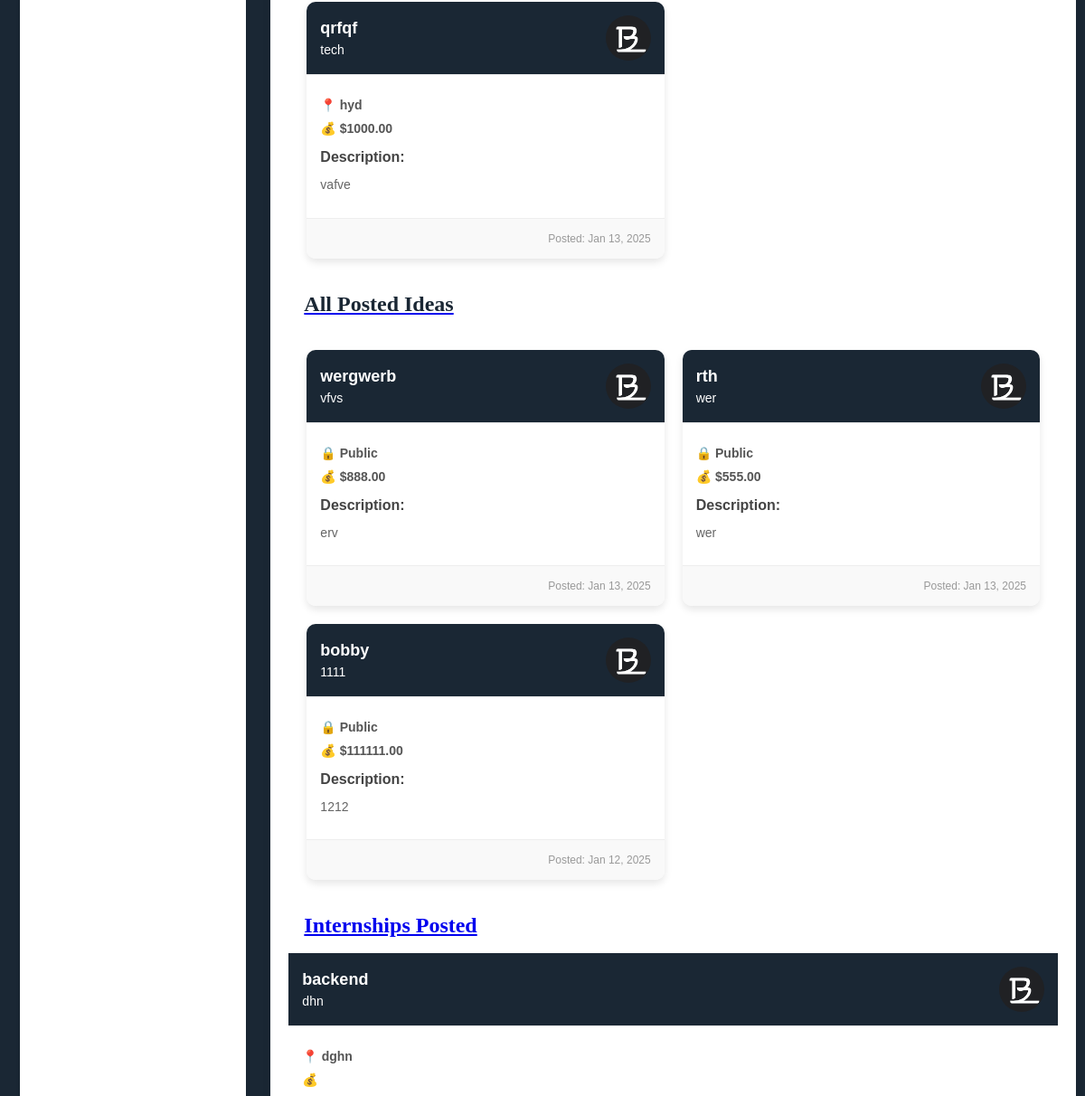
The page /company/dashboard/myportfolio/ (signed in, middle part) on the database as committed earlier.
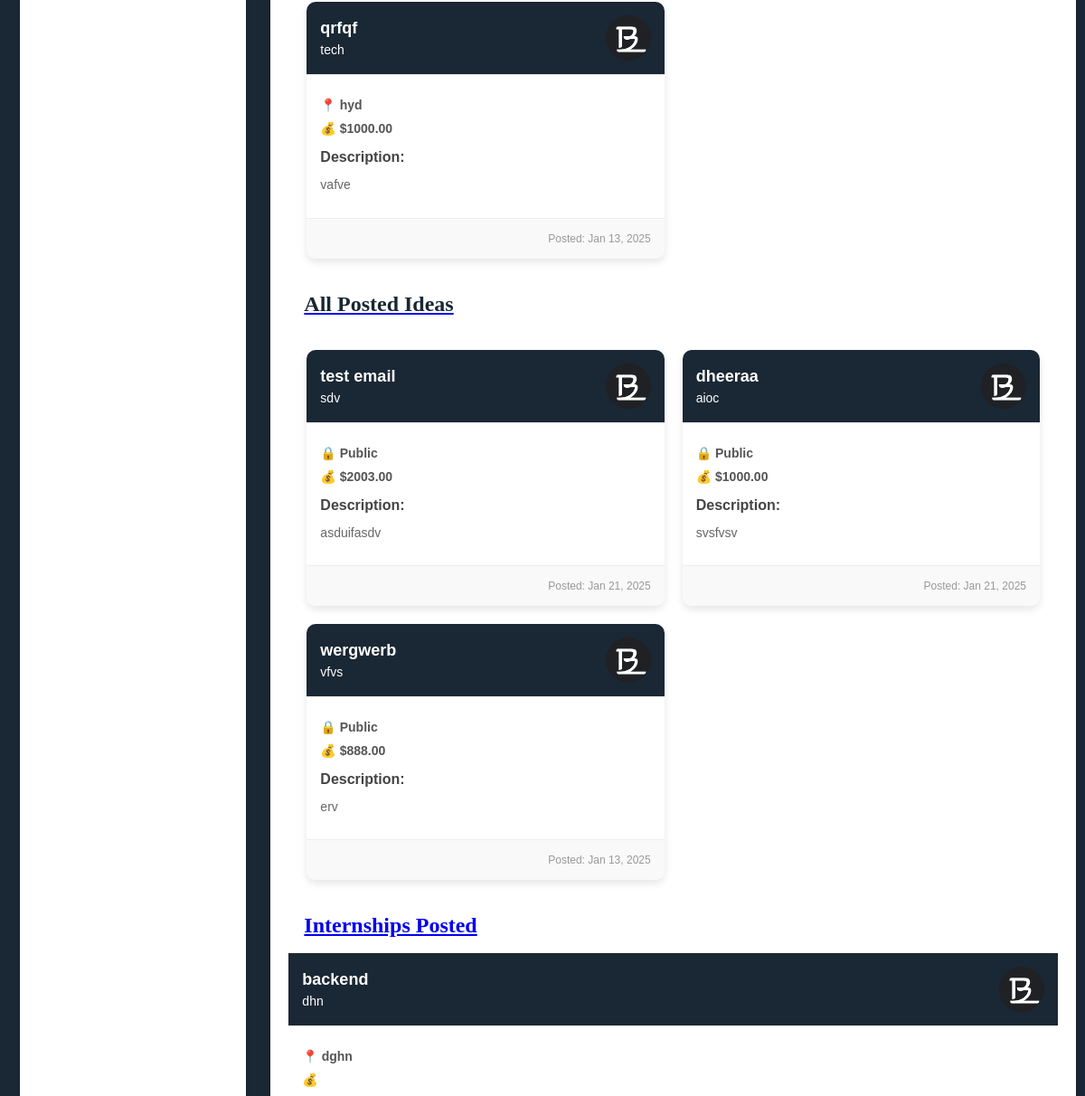
The same page on the database as committed later.
### users/models.py (models this page shows, shortened)
class Project(models.Model):
    company = models.ForeignKey(settings.AUTH_USER_MODEL, on_delete=models.CASCADE)
    title = models.CharField(max_length=200)
    description = models.TextField()
    project_type = models.CharField(max_length=100)
    industry = models.CharField(max_length=100)
    budget = models.DecimalField(max_digits=15, decimal_places=2)
    timeline = models.DateField()
    location = models.CharField(max_length=200, blank=True, null=True)
    expertise_required = models.TextField()
    payment_terms = models.TextField()
    nda_required = models.BooleanField(default=False)
    confidentiality_required = models.BooleanField(default=False)
    ip_rights_required = models.BooleanField(default=False)
    custom_field = models.CharField(max_length=200, blank=True, null=True)
    created_at = models.DateTimeField(auto_now_add=True)

class Idea(models.Model):
    title = models.CharField(max_length=200)
    patent_number = models.CharField(max_length=100, blank=True, null=True)
    brief_description = models.TextField()
    application_number = models.CharField(max_length=100, blank=True, null=True)
    problem_statement = models.TextField()
    solution = models.TextField()
    visibility = models.CharField(max_length=10, choices=[('public', 'Public'), ('private', 'Private')])
    details = models.TextField(blank=True, null=True)
    fund = models.DecimalField(max_digits=10, decimal_places=2, blank=True, null=True)
    category = models.CharField(max_length=100)
    photo = models.ImageField(upload_to='idea_photos/', blank=True, null=True)
    video = models.FileField(upload_to='idea_videos/', blank=True, null=True)
    team_info = models.TextField(blank=True, null=True)
    created_at = models.DateTimeField(auto_now_add=True)
    email = models.EmailField(null=True, blank=True)

class Internship(models.Model):
    title = models.CharField(max_length=200)
    company = models.CharField(max_length=200)
    company_user = models.ForeignKey(get_user_model(), on_delete=models.CASCADE)
    location = models.CharField(max_length=200)
    description = models.TextField()
    requirements = models.CharField(max_length=200)  # or TextField()
    salary = models.CharField(max_length=200, default="Not Specified")
    duration = models.CharField(max_length=100, default="Not Specified")
    posted_date = models.DateTimeField(default=timezone.now)

### users/views.py (the view)
# urls.py: path('company/dashboard/myportfolio/', views.myportfolio, name='myportfolio'),
def myportfolio(request):
    if not request.user.is_authenticated:
        return redirect('company_login')
    recent_jobs = Job.objects.filter(company_user=request.user).order_by('-posted_date')[:3]
    recent_projects = Project.objects.filter(company=request.user).order_by('-created_at')[:3]
    recent_ideas = Idea.objects.all().order_by('-created_at')[:3]
    recent_internships = Internship.objects.filter(company_user=request.user).order_by('-posted_date')[:3]
    recent_freelance_projects = FreelanceProject.objects.filter(user=request.user).order_by('-created_at')[:3]
    return render(request, 'myportfolio.html', {
        'jobs': recent_jobs,
        'projects': recent_projects,
        'ideas': recent_ideas,
        'internships': recent_internships,
        'freelance_projects': recent_freelance_projects  # Add this line
    })

### users/templates/myportfolio.html (shortened to what the changed rows need)
{% load static %}
<!DOCTYPE html>
<html lang="en">
<head>
    <link rel="stylesheet" href="{% static 'css/common.css' %}">
</head>
<body>
    <div class="main-container">
        <div class="content">
<section class="portfolio-projects">
    <div class="project-cards-container">
        {% if projects %}
            {% for project in projects %}
                <a href="{% url 'all_projects' %}?project_id={{ project.id }}" style="text-decoration: none; color: inherit;">
                    <div class="job-card">
                        <div class="card-header">
                            <div class="header-content">
                                <h3>{{ project.title }}</h3>
                                <p class="company">{{ project.project_type }}</p>
                            </div>
                            <img src="{% static 'images/B.png' %}" alt="Project Logo" class="header-image" style="border-radius: 50%;">
                        </div>
                        <div class="card-body">
                            <p class="location">📍 {{ project.location|default:"Remote" }}</p>
                            <p class="salary">💰 ${{ project.budget }}</p>
                            <div class="requirements">
                                <h4>Description:</h4>
                                <p>{{ project.description|truncatechars:100 }}</p>
                            </div>
                        </div>
                        <p class="posted-date">Posted: {{ project.created_at|date:"M d, Y" }}</p>
                    </div>
                </a>
            {% endfor %}
        {% else %}
            <p class="no-jobs">No projects available in the portfolio.</p>
        {% endif %}
    </div>
</section>
<section class="portfolio-ideas">
    <a href="{% url 'all_ideas' %}"><h2 style="padding: 2%; font-family: Cambria, Cochin, Georgia, Times, 'Times New Roman', serif;">All Posted Ideas</h2></a>
    <div class="idea-cards-container">
        {% if ideas %}
            {% for idea in ideas %}
                <a href="{% url 'all_ideas' %}?idea_id={{ idea.id }}" style="text-decoration: none; color: inherit;">
                    <div class="job-card">
                        <div class="card-header">
                            <div class="header-content">
                                <h3>{{ idea.title }}</h3>
                                <p class="company">{{ idea.category }}</p>
                            </div>
                            {% if idea.photo %}
                                <img src="{{ idea.photo.url }}" alt="Idea Image" class="header-image" style="border-radius: 50%;">
                            {% else %}
                                <img src="{% static 'images/B.png' %}" alt="Default Image" class="header-image" style="border-radius: 50%;">
                            {% endif %}
                        </div>
                        <div class="card-body">
                            <p class="visibility">🔒 {{ idea.visibility|title }}</p>
                            {% if idea.fund %}
                                <p class="funding">💰 ${{ idea.fund }}</p>
                            {% endif %}
                            <div class="requirements">
                                <h4>Description:</h4>
                                <p>{{ idea.brief_description|truncatechars:100 }}</p>
                            </div>
                        </div>
                        <p class="posted-date">Posted: {{ idea.created_at|date:"M d, Y" }}</p>
                    </div>
                </a>
            {% endfor %}
        {% else %}
            <p class="no-ideas">No ideas available.</p>
        {% endif %}
    </div>
</section>
<section class="portfolio-internships">
    <a href="{% url 'all_internships' %}?internship_id={{ internship.id }}">
        <h2 style="padding: 2%; font-family: Cambria, Cochin, Georgia, Times, 'Times New Roman', serif;">Internships Posted</h2>
    </a>
    <div class="internship-cards-container">
        {% if internships %}
            {% for internship in internships %}
            <a href="{% url 'all_internships' %}?internship_id={{ internship.id }}" style="text-decoration: none; color: inherit;">
                <div class="internship-card">
                    <div class="card-header">
                        <div class="header-content">
                            <h3>{{ internship.title }}</h3>
                            <p class="company">{{ internship.company }}</p>
                        </div>
                        <img src="{% static 'images/B.png' %}" alt="{{ internship.company }} Logo" class="header-image" style="border-radius: 50%;">
                    </div>
                    <div class="card-body">
                        <p class="location">📍 {{ internship.location }}</p>
                        <p class="stipend">💰 {{ internship.stipend }}</p>
                    </div>
                </div>
            </a>
            {% endfor %}
        {% else %}
            <p class="no-internships">No internships available in the portfolio.</p>
        {% endif %}
    </div>
</section>
        </div>
    </div>
</body>
</html>

Rows that differ between the two databases and show on the page:
no longer on this page (row unchanged): Idea: title "rth", category "wer", visibility "Public", fund "555.00", brief_description "wer", created_at "Jan 13, 2025"
no longer on this page (row unchanged): Idea: title "bobby", category "1111", visibility "Public", fund "111111.00", brief_description "1212", created_at "Jan 12, 2025"
added Idea: title "test email", category "sdv", visibility "Public", fund "2003.00", brief_description "asduifasdv", created_at "Jan 21, 2025"
added Idea: title "dheeraa", category "aioc", visibility "Public", fund "1000.00", brief_description "svsfvsv", created_at "Jan 21, 2025"
